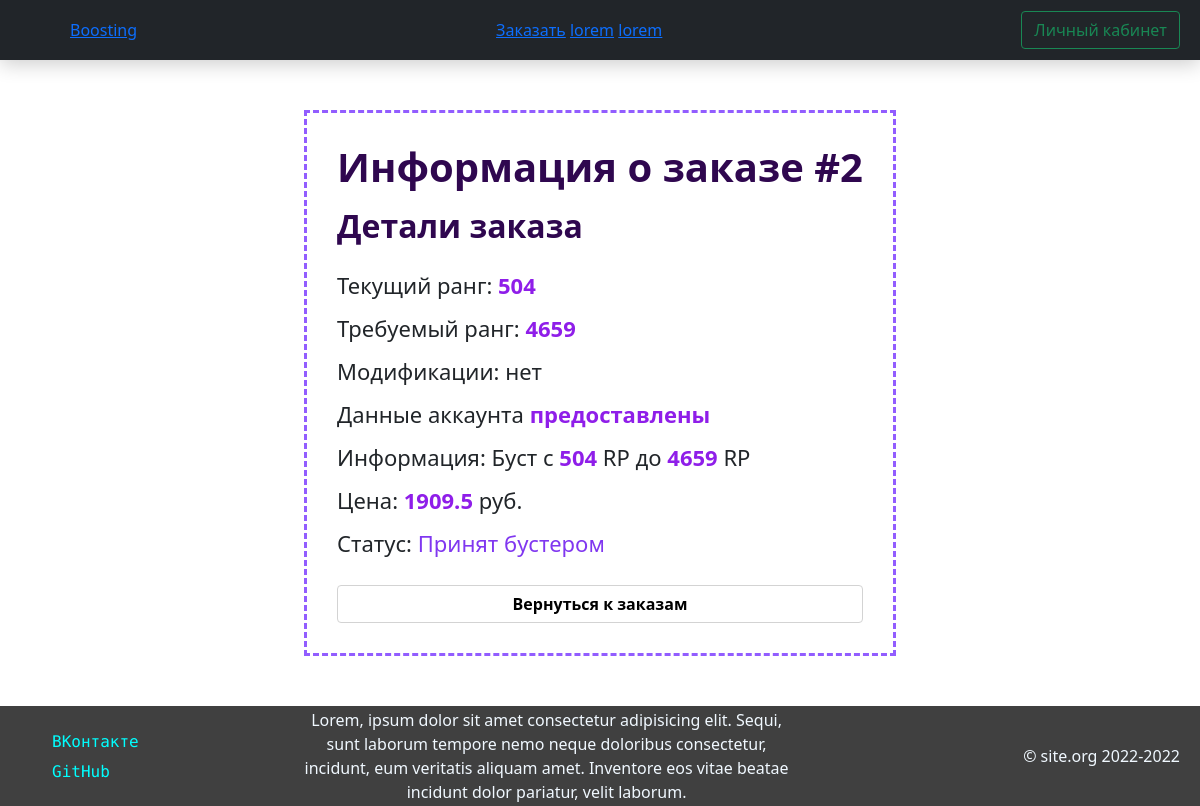
Page /profile/myorders/order/2 (signed in) on the committed database.
### Site/models.py (models this page shows)
class ApexOrder(db.Model, SerializerMixin):
    __tablename__ = 'apex_orders'
    id = db.Column(db.Integer, primary_key=True)
    requestor_id = db.Column(db.Integer, nullable=False)
    booster_id = db.Column(db.Integer, default=-1)
    account = db.Column(db.String, nullable=False)
    status = db.Column(db.Integer, default=0)
    confirm_code = db.Column(db.String, nullable=False)
    used_promo = db.Column(db.String)
    from_points = db.Column(db.Integer, nullable=False)
    to_points = db.Column(db.Integer, nullable=False)
    addons = db.Column(db.String)
    price = db.Column(db.Float, nullable=False)
    date_created = db.Column(db.String, nullable=False)
    date_accepted = db.Column(db.String)
    date_in_progress = db.Column(db.String)
    date_done = db.Column(db.String)
    date_canceled = db.Column(db.String)
    date_banned = db.Column(db.String)
    info = db.Column(db.String)

### Site/routes.py (the view)
@app.route('/profile/myorders/order/<int:order_id>')
@login_required
def myorders_id(order_id):
    usr = get_curr_user()
    _order = ApexOrder.query.filter_by(id=order_id).first()
    if not _order or _order.requestor_id != usr.id:
        flash('Заказ не найден')
        return redirect(url_for('myorders'))
    return render_template('myorders_show.html',
                           css=url_for('static', filename='css/myorders.css'),
                           order=_order, user=usr
                           )

### Site/auth.py (called while the page is built)
@login_manager.user_loader
def load_user(user_id):
    return User.query.get(user_id)

### Site/routes.py (called while the page is built)
def get_curr_user():
    return User.query.get(current_user.get_id())

### Site/templates/myorders_show.html (shortened to what this page needs)
{% extends "base.html" %}
{% block head %}
    {{ super() }}
    <link rel="stylesheet" href="{{css|safe}}">
{% endblock %}
{% block container %}
    <div class="order-info myorders">
        <h1 class="h-info">Информация о заказе #{{order.id}}</h1>
        <h2 class="h-info mt-3" style="text-align: start;">Детали заказа</h2>
        <div class="order-show-details mt-4">
            <p>Текущий ранг: <span class="hightlight">{{order.from_points}}</span></p>
            <p>Требуемый ранг: <span class="hightlight">{{order.to_points}}</span></p>
            <p>Модификации: {% if order.addons %}order.addons{% else %}нет{% endif %}</p>
            <p>Данные аккаунта <span class="hightlight">предоставлены</span></p>
            <p>Информация: Буст с <span class="hightlight">{{order.from_points}}</span> RP до <span class="hightlight">{{order.to_points}}</span> RP</p>
            <p>Цена: <span class="hightlight">{{order.price}}</span> руб.</p>
            <p>Статус:
                <span class="status-{{['pending', 'review', 'accepted', 'in-progress', 'done', 'canceled', 'banned'][order.status + 1]}}">
                {{['Не подтвержден', 'Ожидание бустера...', 'Принят бустером', 'Выполняется', 'Завершен', 'Отменен', 'Заблокирован'][order.status + 1]}}
                </span>
            </p>
            <a href="/profile/myorders" class="submit-button a-button">Вернуться к заказам</a>
        </div>
    </div>
{% endblock %}

### Site/static/css/base.css (style rules this page uses)
* { margin: 0; padding: 0; box-sizing: content-box; }
html { height: 100%; }
body { margin: 0; min-height: 100%; display: grid; grid-template-rows: auto 1fr auto; }
.submit-button { margin-top: 25px; background-color: white; font-weight: 600; display: block; width: 100%; padding: 0.375rem 0.75rem; border: 1px solid lightgray; border-radius: 0.25rem; transition: 0.25s; }
.a-button { color: black; text-decoration: none; text-align: center; }

### Site/static/css/myorders.css (style rules this page uses)
.myorders { padding: 30px; margin: 50px auto; border: 3px dashed #925dff; width: fit-content; }
.h-info { color: #2f074f; text-align: center; font-weight: 600; }
.status-accepted { color: #8037f0; }
.order-show-details p { margin: 0; margin-top: 10px; font-size: 22px; font-weight: 500; }
.hightlight { color: #8f1ee9; font-weight: 600; }

### rows in the picture
ApexOrder: id "2", from_points "504", to_points "4659", price "1909.5", status "Принят бустером"
